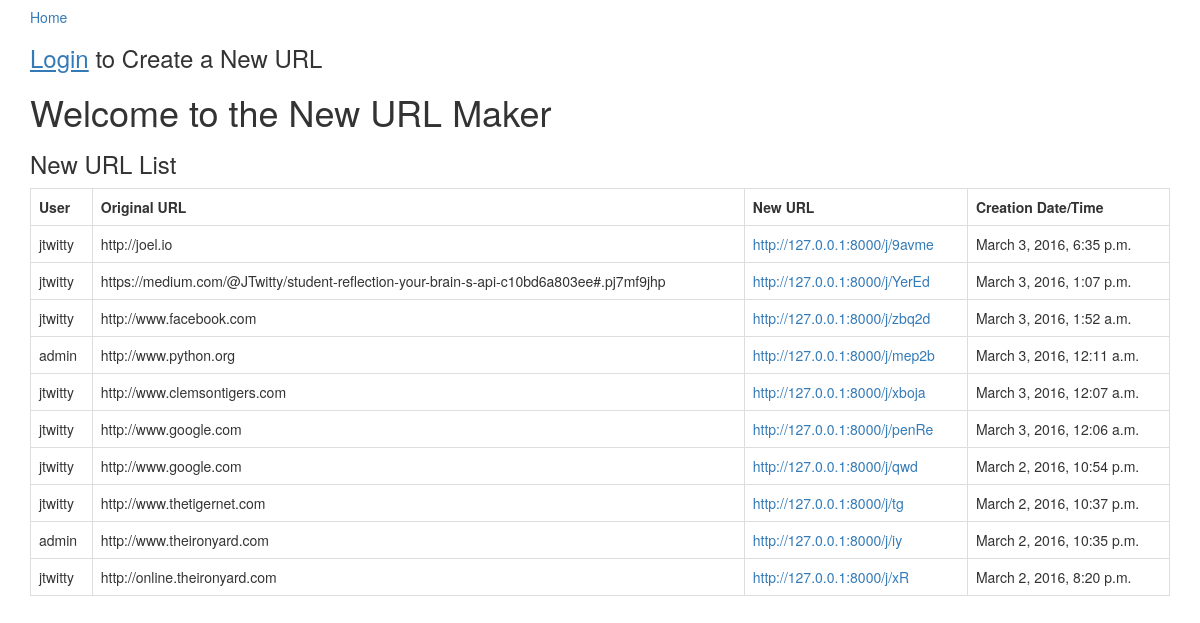
The page / on the database its author committed.
### app/models.py (models this page shows, shortened)
class URL(models.Model):
    input_url = models.URLField()
    title = models.CharField(max_length=40)
    description = models.TextField(blank=True)
    output_url = models.CharField(max_length=100)
    timestamp = models.DateTimeField(auto_now_add=True)
    user = models.ForeignKey(User)
    class Meta:
        ordering = ["-timestamp"]

### app/views.py (the view)
# urls.py: url(r'^$', URLListView.as_view(), name="url_index_view"),
class URLListView(ListView):
    model = URL
    fields = ('input_url',)

### templates/app/url_list.html
{% extends 'base.html' %}
    {% block content %}
<h1>Welcome to the New URL Maker</h1>
<div>
    <h3>New URL List</h3>
</div>
<table class="table table-bordered">
    <tr>
        <th> User </th>
        <th> Original URL </th>
        <th> New URL </th>
        <th> Creation Date/Time </th>
    </tr>
    {% for url in object_list %}
    <tr>
        <td>{{ url.user }}</td>
        <td>{{ url.input_url }}</td>
        <td><a target="blank" href="{% url 'redirect_view' url.output_url %}">http://127.0.0.1:8000/j/{{ url.output_url }}</a></td>
        <td> {{ url.timestamp }}</td>
{% endfor %}
    </tr>
</table>
{% endblock %}

### rows shown on the page
URL: user "jtwitty", input_url "http://joel.io", output_url "9avme", timestamp "March 3, 2016, 6:35 p.m."
URL: user "jtwitty", input_url "https://medium.com/@JTwitty/student-reflection-your-brain-s-api-c10bd6a803ee#.pj7mf9jhp", output_url "YerEd", timestamp "March 3, 2016, 1:07 p.m."
URL: user "jtwitty", input_url "http://www.facebook.com", output_url "zbq2d", timestamp "March 3, 2016, 1:52 a.m."
URL: user "admin", input_url "http://www.python.org", output_url "mep2b", timestamp "March 3, 2016, 12:11 a.m."
URL: user "jtwitty", input_url "http://www.clemsontigers.com", output_url "xboja", timestamp "March 3, 2016, 12:07 a.m."
URL: user "jtwitty", input_url "http://www.google.com", output_url "penRe", timestamp "March 3, 2016, 12:06 a.m."
URL: user "jtwitty", input_url "http://www.google.com", output_url "qwd", timestamp "March 2, 2016, 10:54 p.m."
URL: user "jtwitty", input_url "http://www.thetigernet.com", output_url "tg", timestamp "March 2, 2016, 10:37 p.m."
URL: user "admin", input_url "http://www.theironyard.com", output_url "iy", timestamp "March 2, 2016, 10:35 p.m."
URL: user "jtwitty", input_url "http://online.theironyard.com", output_url "xR", timestamp "March 2, 2016, 8:20 p.m."
